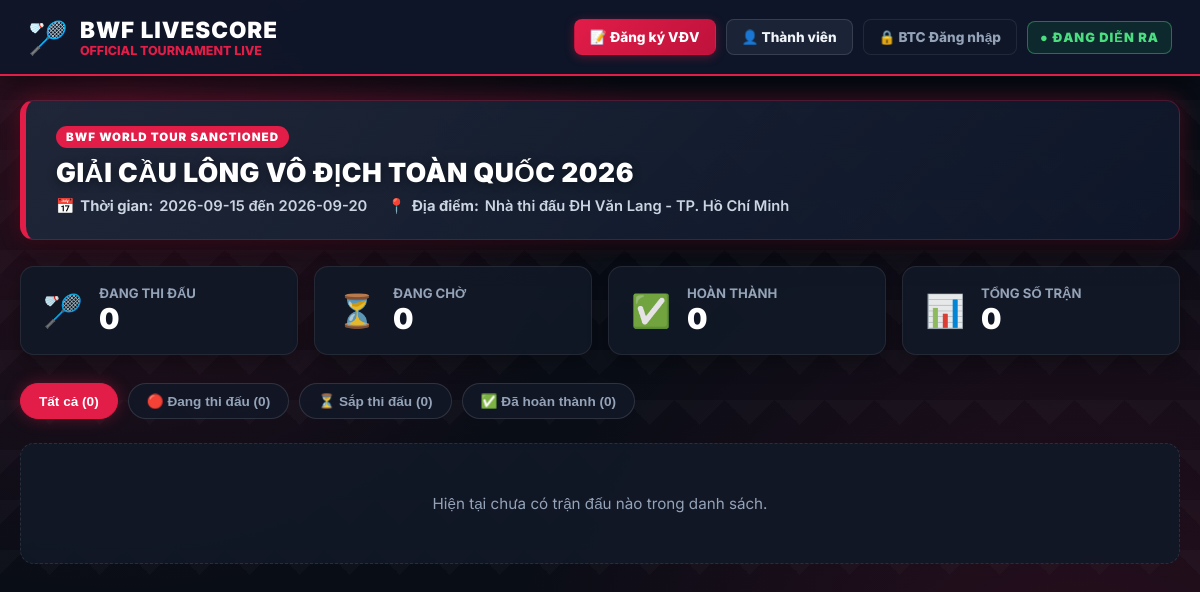
The page / on the database its author committed.
### tables this page shows
CREATE TABLE settings (
            key TEXT PRIMARY KEY,
            value TEXT NOT NULL
        );

### app.py (the view)
@app.route("/")
def home():
    connection = get_db()
    matches = connection.execute("SELECT * FROM matches ORDER BY id DESC").fetchall()
    connection.close()
    settings = get_settings()
    return render_template("index.html", matches=matches, settings=settings)

### app.py (called while the page is built)
def get_db():
    connection = sqlite3.connect(DATABASE)
    connection.row_factory = sqlite3.Row
    return connection

def get_settings():
    connection = get_db()
    rows = connection.execute("SELECT key, value FROM settings").fetchall()
    connection.close()
    data = {r["key"]: r["value"] for r in rows}
    return {
        "tournament_name": data.get("tournament_name", "GIẢI CẦU LÔNG MỞ RỘNG 2026"),
        "start_date": data.get("start_date", "2026-09-15"),
        "end_date": data.get("end_date", "2026-09-20"),
        "tournament_location": data.get("tournament_location", "Nhà thi đấu ĐH Văn Lang"),
        "fee_single": int(data.get("fee_single", 100000)),
        "fee_double": int(data.get("fee_double", 200000))
    }

### templates/index.html (shortened to what this page needs)
<!DOCTYPE html>
<html lang="vi">
<head>
</head>
<body>
<header>
    <div class="brand-title">
        <span style="font-size: 2rem;">🏸</span>
        <div>
            <h1>BWF LiveScore</h1>
            <p style="color: var(--bwf-red); font-size: 0.78rem; font-weight: 800; text-transform: uppercase;">Official Tournament Live</p>
        </div>
    </div>
    <div class="header-actions">
        <a href="{{ url_for('register') }}" target="_blank" class="btn-action btn-reg">📝 Đăng ký VĐV</a>
        {% if session.get('user_name') %}
            <span style="font-size: 0.85rem; color: #cbd5e1;">Xin chào, <strong>{{ session.get('user_name') }}</strong></span>
            <a href="{{ url_for('logout') }}" class="btn-action btn-user">Đăng xuất</a>
        {% else %}
            <a href="{{ url_for('guest_login') }}" class="btn-action btn-user">👤 Thành viên</a>
        {% endif %}
        {% if session.get('is_admin') %}
            <a href="{{ url_for('admin_panel') }}" class="btn-action btn-admin">⚙️ Quản trị</a>
            <a href="{{ url_for('admin_logout') }}" class="btn-action btn-admin" style="color:#fb7185;">Thoát Admin</a>
        {% else %}
            <a href="{{ url_for('admin_login') }}" class="btn-action btn-admin">🔒 BTC Đăng nhập</a>
        {% endif %}
        <div class="live-tag">● ĐANG DIỄN RA</div>
    </div>
</header>
<main>
    <div class="tournament-hero-banner">
        <div class="hero-left">
            <span class="badge-series">BWF WORLD TOUR SANCTIONED</span>
            <h2>{{ settings.tournament_name }}</h2>
            <div class="hero-meta">
                <span>📅 <strong>Thời gian:</strong> {{ settings.start_date }} đến {{ settings.end_date }}</span>
                <span>📍 <strong>Địa điểm:</strong> {{ settings.tournament_location }}</span>
            </div>
        </div>
    </div>
    <section class="statistics">
        <div class="stat-card">
            <span class="icon">🏸</span>
            <div>
                <p>Đang thi đấu</p>
                <strong>{{ matches|selectattr("status", "equalto", "playing")|list|length }}</strong>
            </div>
        </div>
        <div class="stat-card">
            <span class="icon">⏳</span>
            <div>
                <p>Đang chờ</p>
                <strong>{{ matches|selectattr("status", "equalto", "waiting")|list|length }}</strong>
            </div>
        </div>
        <div class="stat-card">
            <span class="icon">✅</span>
            <div>
                <p>Hoàn thành</p>
                <strong>{{ matches|selectattr("status", "equalto", "finished")|list|length }}</strong>
            </div>
        </div>
        <div class="stat-card">
            <span class="icon">📊</span>
            <div>
                <p>Tổng số trận</p>
                <strong>{{ matches|length }}</strong>
            </div>
        </div>
    </section>
    <section>
        <div class="filter-bar">
            <button class="filter-btn active" onclick="filterMatches('all', this)">Tất cả ({{ matches|length }})</button>
            <button class="filter-btn" onclick="filterMatches('playing', this)">🔴 Đang thi đấu ({{ matches|selectattr("status", "equalto", "playing")|list|length }})</button>
            <button class="filter-btn" onclick="filterMatches('waiting', this)">⏳ Sắp thi đấu ({{ matches|selectattr("status", "equalto", "waiting")|list|length }})</button>
            <button class="filter-btn" onclick="filterMatches('finished', this)">✅ Đã hoàn thành ({{ matches|selectattr("status", "equalto", "finished")|list|length }})</button>
        </div>
        <div class="match-grid" id="matchGrid">
            {% for match in matches %}
            <div class="match-card" data-status="{{ match['status'] }}">
                <div class="match-header">
                    <span class="court-name">{{ match["court"] }}</span>
                    {% if match["status"] == "playing" %}
                        <span class="status-badge status-playing">● LIVE</span>
                    {% elif match["status"] == "waiting" %}
                        <span class="status-badge status-waiting">CHỜ ĐẤU</span>
                    {% else %}
                        <span class="status-badge status-finished">KẾT THÚC</span>
                    {% endif %}
                </div>
                <div class="match-meta">
                    <span>🕒 {{ match["match_time"] if match["match_time"] else "Chưa có giờ" }}</span>
                    <span>📍 {{ match["location"] if match["location"] else settings.tournament_location }}</span>
                </div>
                <div class="players-scoreboard">
                    <div class="player-block">
                        <p>{{ match["player1"] }}</p>
                        <strong>{{ match["score1"] }}</strong>
                    </div>
                    <div class="vs-divider">VS</div>
                    <div class="player-block">
                        <p>{{ match["player2"] }}</p>
                        <strong>{{ match["score2"] }}</strong>
                    </div>
                </div>
            </div>
            {% else %}
            <div class="no-match-alert">
                Hiện tại chưa có trận đấu nào trong danh sách.
            </div>
            {% endfor %}
        </div>
    </section>
</main>
</body>
</html>

### rows shown on the page
settings: tournament_name "GIẢI CẦU LÔNG VÔ ĐỊCH TOÀN QUỐC 2026"
settings: start_date "2026-09-15"
settings: end_date "2026-09-20"
settings: tournament_location "Nhà thi đấu ĐH Văn Lang - TP. Hồ Chí Minh"

### other values the page prints
{{ matches|selectattr("status", "equalto", "playing")|list|length }} "0"
{{ matches|selectattr("status", "equalto", "waiting")|list|length }} "0"
{{ matches|selectattr("status", "equalto", "finished")|list|length }} "0"
{{ matches|length }} "0"
